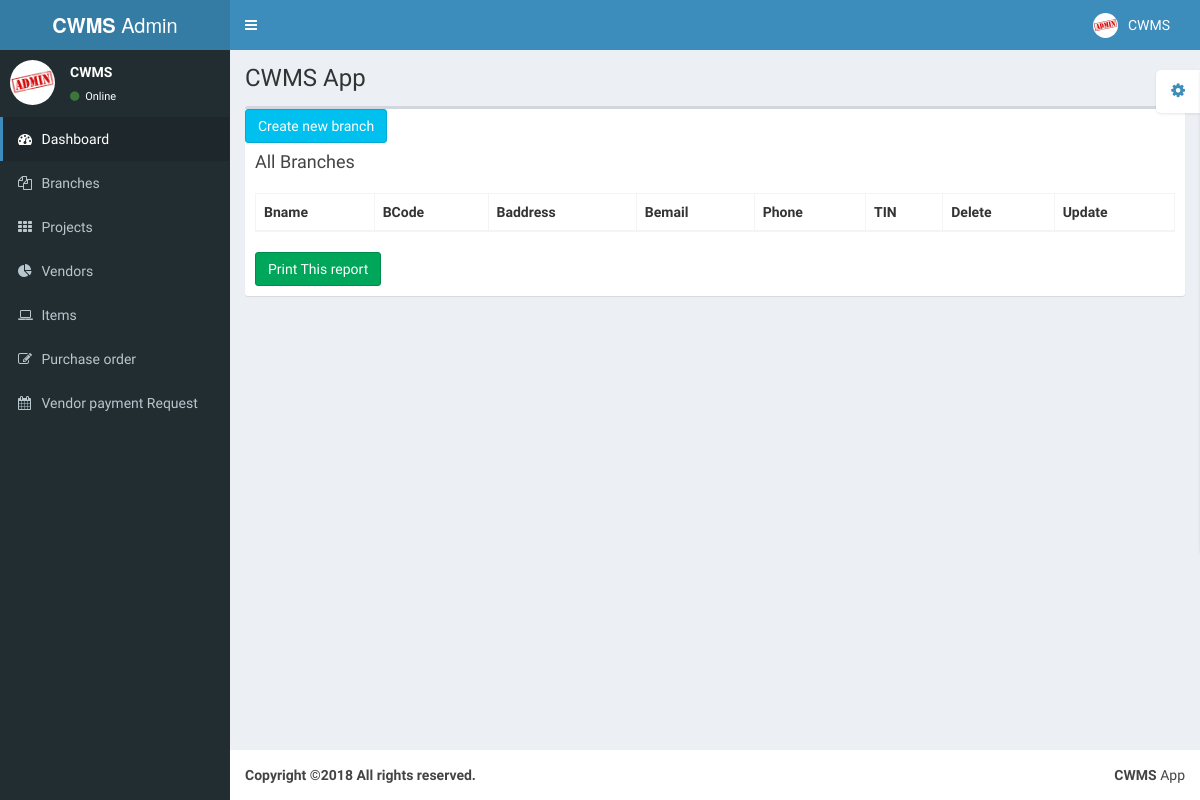
The page /cwms/pages/tables/branches.php on the database as committed earlier.
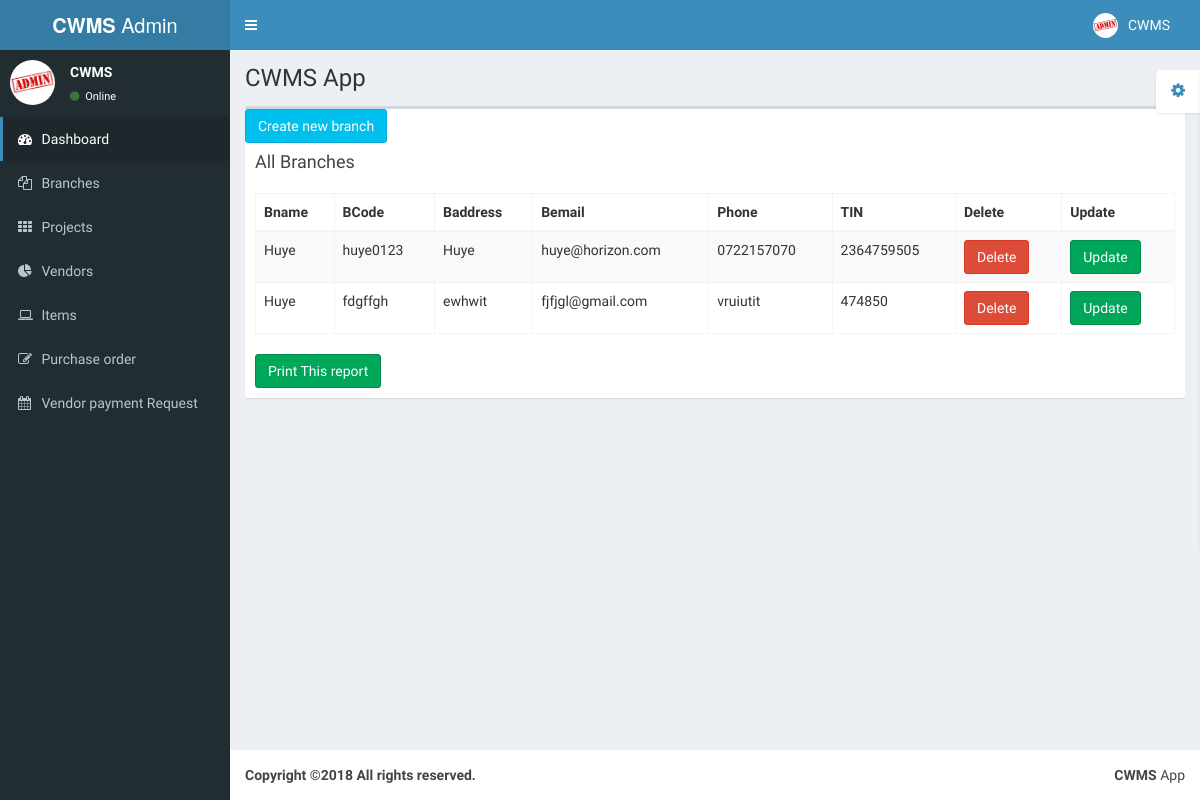
The same page on the database as committed later.
### tables this page shows
CREATE TABLE `branches` (
  `id` int(11) NOT NULL,
  `bname` varchar(300) NOT NULL,
  `bcode` varchar(200) NOT NULL,
  `baddress` varchar(300) NOT NULL,
  `contactname` varchar(300) NOT NULL,
  `homephone` varchar(300) NOT NULL,
  `mobilephone` varchar(300) NOT NULL,
  `pemail` varchar(300) NOT NULL,
  `bemail` varchar(300) NOT NULL,
  `fax` varchar(300) NOT NULL,
  `cin` varchar(300) NOT NULL,
  `tin` varchar(400) NOT NULL,
  `cst` varchar(200) NOT NULL,
  `Excise` varchar(300) NOT NULL,
  `PAN` varchar(200) NOT NULL,
  `tax` varchar(300) NOT NULL
);

### cwms/pages/tables/branches.php (the view, shortened to what this page needs)
<!DOCTYPE html>
<html>
  <head>
    <link href="../../bootstrap/css/bootstrap.min.css" rel="stylesheet" type="text/css" />
    <link href="https://maxcdn.bootstrapcdn.com/font-awesome/4.3.0/css/font-awesome.min.css" rel="stylesheet" type="text/css" />
    <link href="http://code.ionicframework.com/ionicons/2.0.0/css/ionicons.min.css" rel="stylesheet" type="text/css" />
    <link href="../../plugins/datatables/dataTables.bootstrap.css" rel="stylesheet" type="text/css" />
    <link href="../../dist/css/AdminLTE.min.css" rel="stylesheet" type="text/css" />
    <link href="../../dist/css/skins/_all-skins.min.css" rel="stylesheet" type="text/css" />
  </head>
  <body class="skin-blue">
    <div class="wrapper">
      <?php include "header.php"; ?>
      <div class="content-wrapper">
        <section class="content-header">
          <h1>
          CWMS App
          </h1>
        </section>
        <section class="content">
          <div class="row">
            <div class="col-xs-12">
              <div class="box">
                <a href="newbranch.php" class="btn btn-info">Create new branch</a>
                <div class="box-header">
                  <h3 class="box-title">All Branches</h3>
                </div>
                <div class="box-body">
                  <div id="printMe">
                  <table id="example1" class="table table-bordered table-striped">
                    <thead>
                      <tr>
                        <th>Bname</th>
                        <th>BCode</th>
                        <th>Baddress</th>
                        <th>Bemail</th>
                        <th>Phone</th>
                        <th>TIN</th>
                        <th>Delete</th>
                        <th>Update</th>
                      </tr>
                    </thead>
                    <tbody>
                      <?php
           $conn = mysqli_connect("localhost","root","lecteur1994ange");
             mysqli_select_db($conn,"hodard");
           $result=mysqli_query($conn,"SELECT * from branches");
           while($test = mysqli_fetch_array($result))
           {
             $id = $test['id'];
             echo "<tr align=''>";
              echo"<td>" .$test['bname']."</font></td>";
             echo"<td>" .$test['bcode']."</font></td>";
             echo"<td>" .$test['baddress']."</font></td>";
             echo"<td>" .$test['bemail']."</font></td>";
             echo"<td>" .$test['mobilephone']."</font></td>";
             echo"<td>" .$test['tin']."</font></td>";
              ?>
              <td><a href="?delete_id=<?php echo $id; ?>" title="click for delete" onclick="return confirm('sure to delete ?')" class='btn btn-danger'>Delete</a></td>
              <td><a href="../../upload/editformnoimage.php?edit_id=<?php echo $test['id']; ?>" title="click for edit" onclick="return confirm('sure to edit ?')" class='btn btn-success'>Update</a></td>
              <?php
             echo "</tr>";
           }
           ?>
                    </tbody>
                  </table>
                </div>
                   <a href="#" class="btn btn-success" onclick="printDiv('printMe')">Print This report</a>
                </div>
              </div>
            </div>
          </div>
        </section>
      </div>
      <?php include "../../footer.php"; ?>
    </div>
  </body>
</html>

Rows that differ between the two databases and show on the page:
added branches: bname "Huye", bcode "huye0123", baddress "Huye", bemail "huye@horizon.com", mobilephone "0722157070", tin "2364759505"
added branches: bname "Huye", bcode "fdgffgh", baddress "ewhwit", bemail "fjfjgl@gmail.com", mobilephone "vruiutit", tin "474850"
